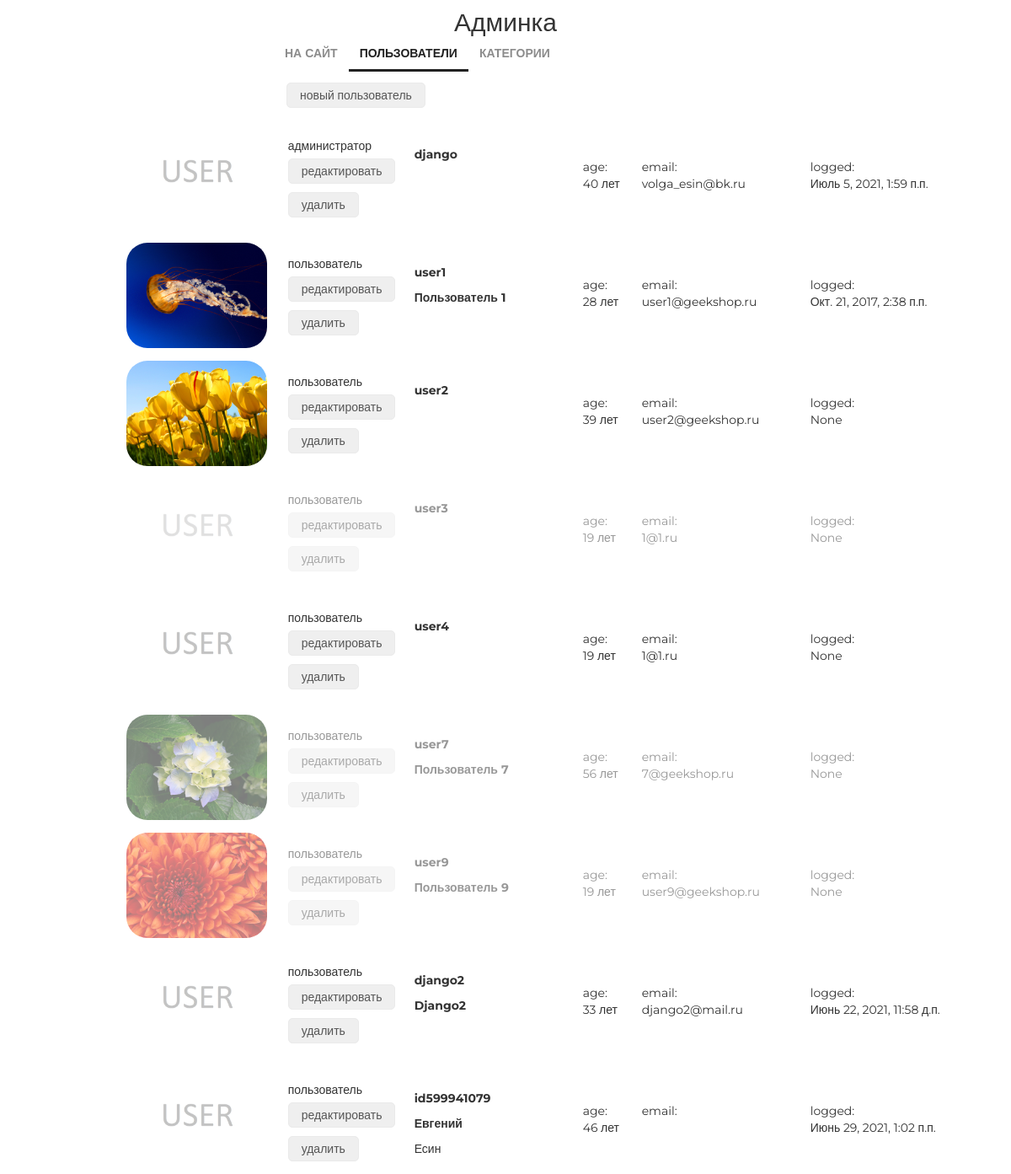
Screenshot of /admin/users/read/ (signed in) with the database file from the repository.
### authapp/models.py (models this page shows, shortened)
class ShopUser(AbstractUser):
    avatar = models.ImageField(upload_to='users_avatars', blank=True)
    age = models.PositiveIntegerField(verbose_name='возраст', default=18)
    activation_key = models.CharField(max_length=128, blank=True)
    activation_key_created = models.DateTimeField(auto_now_add=True, blank=True, null=True)

### adminapp/views.py (the view)
class UsersListView(ListView):
    model = ShopUser
    template_name = 'adminapp/users.html'
    @method_decorator(user_passes_test(lambda u: u.is_superuser))
    def dispatch(self, *args, **kwargs):
        return super(UsersListView,  self).dispatch(*args, **kwargs)

### adminapp/templatetags/my_tags.py (called while the page is built)
@register.filter(name='media_folder_users')
def media_folder_users(string):
    if not string:
        string = 'users_avatars/default.jpg'
    new_string = "{}{}".format(URL_PREFIX, string)
    return new_string

### mainapp/context_processors.py (called while the page is built)
def basket(request):
    basket_list = []
    if request.user.is_authenticated:
        basket_list = Basket.objects.filter(user=request.user)
    return {
        'basket': basket_list
    }

### adminapp/templates/adminapp/users.html
{% extends 'adminapp/base.html' %}
{% load static %}
{% load my_tags %}
{% block content %}
    <div class="users_list">
		<button class="new_user">
			<a href={% url 'admin:user_create' %}>новый пользователь</a>
		</button>
		{% for object in object_list %}
			<div class="user_record {% if not object.is_active %}not_active{% endif %}">
				<img src="{{ object.avatar|media_folder_users }}" alt="{{ object.username }}">
				<div class="user_role">
					{% if object.is_superuser %}администратор{% else %}пользователь{% endif %}
					<button>
						<a href={% url 'admin:user_update' object.pk %}>редактировать</a>
					</button>
					<button>
						<a href={% url 'admin:user_delete' object.pk %}>удалить</a>
					</button>
				</div>
				<div class="user_name">
					<p>
						<strong>{{ object.username }}</strong>
					</p>
					<p>
					{% if object.first_name %}
						<b>{{ object.first_name|title }}</b>
						{% if object.last_name %}
							<p>{{ object.last_name|title }}</p>
						{% endif %}
					{% endif %}
					</p>
				</div>
				<div class="user_age">
					age:<br>
					{{ object.age }} лет
				</div>
				<div class="user_email">
					email:<br>
					{{ object.email }}
				</div>
				<div class="user_lastlogin">
					logged:<br>
					{{ object.last_login }}
				</div>
			</div>
		{% endfor%}
	</div>
{% endblock %}

### static/css/style.css (style rules this page uses)
* { margin: 0; padding: 0; }
body { font-family: 'Montserrat', sans-serif; }
html, body { height: 100%; }
.users_list { margin-left: 150px; }
.users_list a { color: #555; text-decoration: none; }
.users_list .new_user { margin-left: 190px; }
.users_list button { border: 1px solid #eaeaea; border-radius: 5px; height: 30px; margin: 5px auto; padding: 0 15px; }
.user_record { height: 125px; margin: 15px auto; position: relative; }
.user_record.not_active { opacity: 0.5; }
.user_record img { display: block; float: left; height: 125px; border-radius: 25px; }
.user_record .user_name { display: block; float: left; margin-top: 15px; margin-left: 25px; width: 175px; }
.user_record .user_name p { margin: 10px auto; }
.user_record .user_email { display: block; float: left; margin-top: 40px; margin-left: 25px; width: 175px; }
.user_record .user_age { display: block; float: left; margin-top: 40px; margin-left: 25px; width: 45px; }
.user_record .user_role { display: block; float: left; margin-top: 15px; margin-left: 25px; width: 125px; }
.user_record .user_lastlogin { display: block; float: left; margin-top: 40px; margin-left: 25px; width: 175px; }

### rows the page displays
ShopUser: is_superuser "администратор", username "django", age "40", email "volga_esin@bk.ru", last_login "Июль 5, 2021, 1:59 п.п."
ShopUser: avatar|media_folder_users (picture), is_superuser "пользователь", username "user1", first_name "Пользователь 1", age "28", email "user1@geekshop.ru", last_login "Окт. 21, 2017, 2:38 п.п."
ShopUser: avatar|media_folder_users (picture), is_superuser "пользователь", username "user2", age "39", email "user2@geekshop.ru", last_login "None"
ShopUser: is_superuser "пользователь", username "user3", age "19", email "1@1.ru", last_login "None"
ShopUser: is_superuser "пользователь", username "user4", age "19", email "1@1.ru", last_login "None"
ShopUser: avatar|media_folder_users (picture), is_superuser "пользователь", username "user7", first_name "Пользователь 7", age "56", email "7@geekshop.ru", last_login "None"
ShopUser: avatar|media_folder_users (picture), is_superuser "пользователь", username "user9", first_name "Пользователь 9", age "19", email "user9@geekshop.ru", last_login "None"
ShopUser: is_superuser "пользователь", username "django2", first_name "Django2", age "33", email "django2@mail.ru", last_login "Июнь 22, 2021, 11:58 д.п."
ShopUser: is_superuser "пользователь", username "id599941079", first_name "Евгений", last_name "Есин", age "46", last_login "Июнь 29, 2021, 1:02 п.п."
